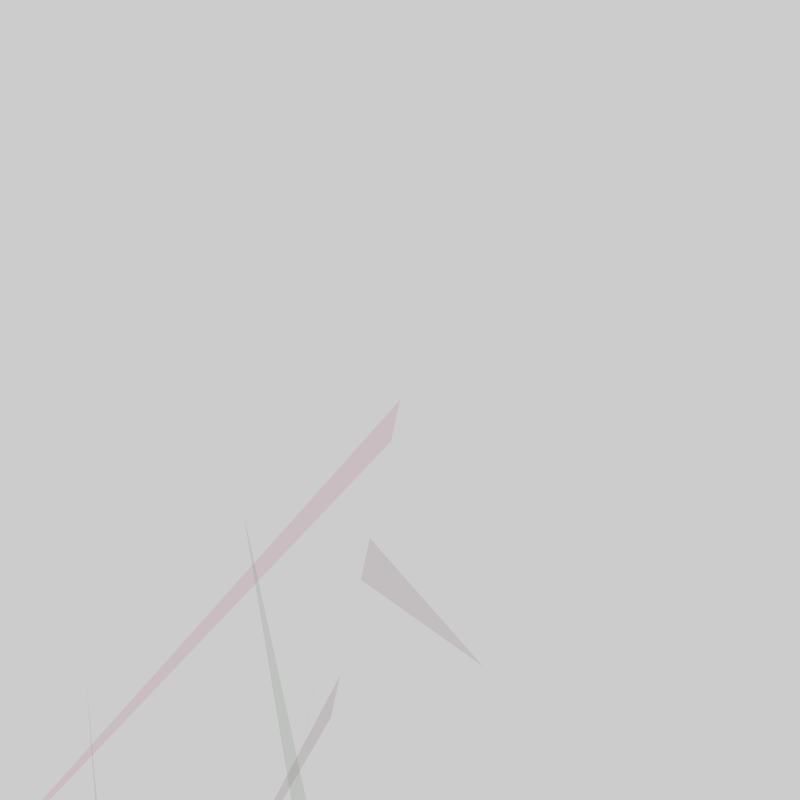
Frame 1 (no input)
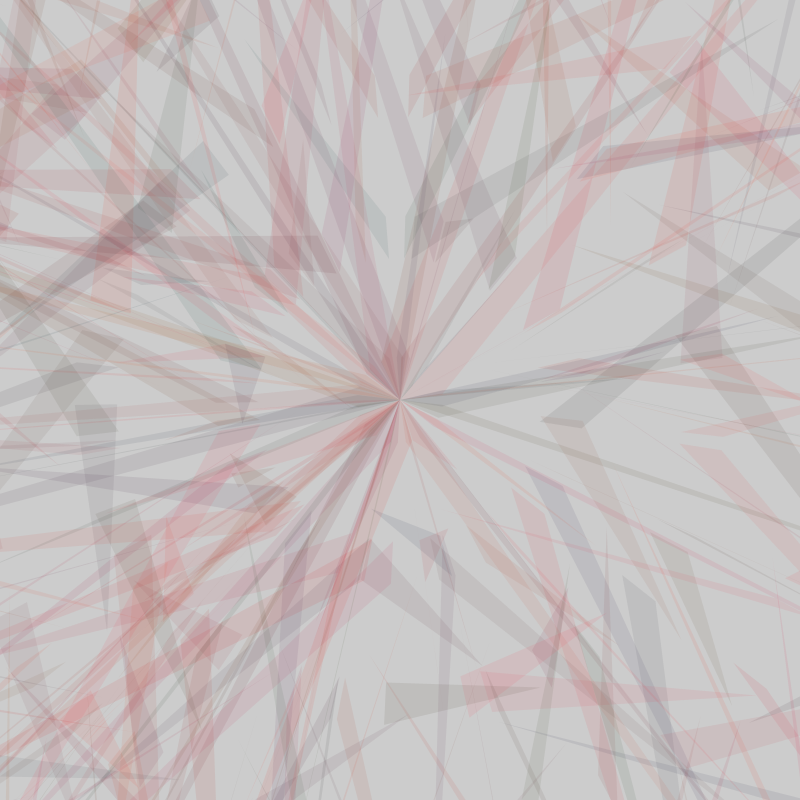
Frame 60 (the mouse pressed at the canvas centre just before this capture)
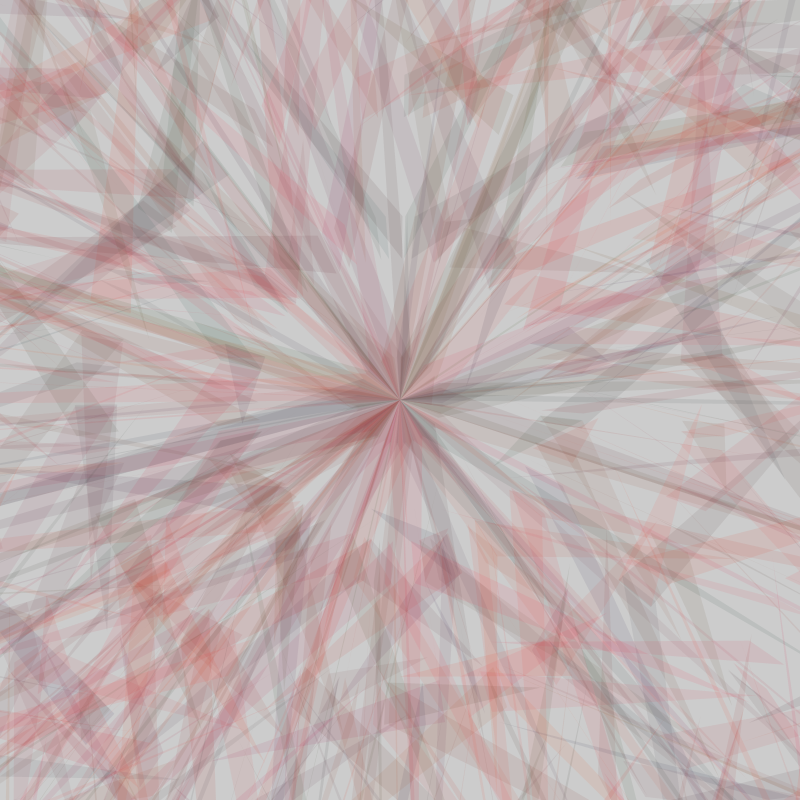
Frame 120 (the mouse held since frame 60 and released just before this capture)

The Processing sketch that drew these frames (run headless with seeded random() and noise(); from frame 60 on, the mouse is pressed at the canvas centre):

// Processing sketch: processing_117363
// ── processing_117363.pde

float angle;


void setup() {
  size(800, 800);
  frameRate(20);

  angle=1;

  
  noStroke();
}
void draw() {


 pushMatrix();
 
  translate(width/2, height/2);
  rotate(angle);
 
  for (int i=0; i<=width; i+=100) {
   fill(random(255), random(64), random(64), 20);
   quad(i+5, i+5, i, i,random(width),random(height), i+30,i+30);
  
//ellipse(random(width),random(height),i,i);
}
  popMatrix();


  angle+=random(.5);



}
